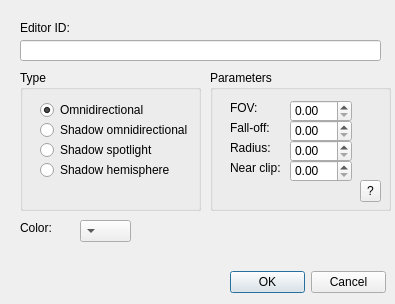
<?xml version="1.0" encoding="UTF-8"?>
<ui version="4.0">
 <class>LIGHeditor</class>
 <widget class="QDialog" name="LIGHeditor">
  <property name="geometry">
   <rect>
    <x>0</x>
    <y>0</y>
    <width>395</width>
    <height>304</height>
   </rect>
  </property>
  <property name="windowTitle">
   <string>Dialog</string>
  </property>
  <widget class="QLabel" name="label">
   <property name="geometry">
    <rect>
     <x>20</x>
     <y>20</y>
     <width>60</width>
     <height>16</height>
    </rect>
   </property>
   <property name="text">
    <string>Editor ID:</string>
   </property>
  </widget>
  <widget class="QLineEdit" name="editEDID">
   <property name="geometry">
    <rect>
     <x>20</x>
     <y>40</y>
     <width>361</width>
     <height>21</height>
    </rect>
   </property>
  </widget>
  <widget class="QGroupBox" name="groupBox_5">
   <property name="geometry">
    <rect>
     <x>20</x>
     <y>70</y>
     <width>181</width>
     <height>141</height>
    </rect>
   </property>
   <property name="title">
    <string>Type</string>
   </property>
   <widget class="QRadioButton" name="rdb_collision">
    <property name="geometry">
     <rect>
      <x>20</x>
      <y>30</y>
      <width>120</width>
      <height>20</height>
     </rect>
    </property>
    <property name="text">
     <string>Omnidirectional</string>
    </property>
    <property name="checked">
     <bool>true</bool>
    </property>
   </widget>
   <widget class="QRadioButton" name="rdb_boundingBox">
    <property name="geometry">
     <rect>
      <x>20</x>
      <y>70</y>
      <width>170</width>
      <height>20</height>
     </rect>
    </property>
    <property name="text">
     <string>Shadow spotlight</string>
    </property>
    <property name="checked">
     <bool>false</bool>
    </property>
   </widget>
   <widget class="QRadioButton" name="rdb_filter">
    <property name="geometry">
     <rect>
      <x>20</x>
      <y>90</y>
      <width>140</width>
      <height>20</height>
     </rect>
    </property>
    <property name="text">
     <string>Shadow hemisphere</string>
    </property>
   </widget>
   <widget class="QRadioButton" name="rdb_ground">
    <property name="geometry">
     <rect>
      <x>20</x>
      <y>50</y>
      <width>170</width>
      <height>20</height>
     </rect>
    </property>
    <property name="text">
     <string>Shadow omnidirectional</string>
    </property>
   </widget>
  </widget>
  <widget class="QGroupBox" name="groupBox">
   <property name="geometry">
    <rect>
     <x>210</x>
     <y>70</y>
     <width>181</width>
     <height>141</height>
    </rect>
   </property>
   <property name="title">
    <string>Parameters</string>
   </property>
   <widget class="QLabel" name="label_2">
    <property name="geometry">
     <rect>
      <x>20</x>
      <y>30</y>
      <width>60</width>
      <height>16</height>
     </rect>
    </property>
    <property name="text">
     <string>FOV:</string>
    </property>
   </widget>
   <widget class="QLabel" name="label_3">
    <property name="geometry">
     <rect>
      <x>20</x>
      <y>50</y>
      <width>100</width>
      <height>16</height>
     </rect>
    </property>
    <property name="text">
     <string>Fall-off:</string>
    </property>
   </widget>
   <widget class="QLabel" name="label_4">
    <property name="geometry">
     <rect>
      <x>20</x>
      <y>70</y>
      <width>100</width>
      <height>16</height>
     </rect>
    </property>
    <property name="text">
     <string>Radius:</string>
    </property>
   </widget>
   <widget class="QLabel" name="label_5">
    <property name="geometry">
     <rect>
      <x>20</x>
      <y>90</y>
      <width>100</width>
      <height>16</height>
     </rect>
    </property>
    <property name="text">
     <string>Near clip:</string>
    </property>
   </widget>
   <widget class="QToolButton" name="toolButton">
    <property name="geometry">
     <rect>
      <x>150</x>
      <y>110</y>
      <width>21</width>
      <height>22</height>
     </rect>
    </property>
    <property name="text">
     <string>?</string>
    </property>
   </widget>
   <widget class="QDoubleSpinBox" name="sbFOV">
    <property name="geometry">
     <rect>
      <x>80</x>
      <y>30</y>
      <width>62</width>
      <height>22</height>
     </rect>
    </property>
   </widget>
   <widget class="QDoubleSpinBox" name="sbFalloff">
    <property name="geometry">
     <rect>
      <x>80</x>
      <y>50</y>
      <width>62</width>
      <height>22</height>
     </rect>
    </property>
   </widget>
   <widget class="QDoubleSpinBox" name="sbRadius">
    <property name="geometry">
     <rect>
      <x>80</x>
      <y>70</y>
      <width>62</width>
      <height>22</height>
     </rect>
    </property>
   </widget>
   <widget class="QDoubleSpinBox" name="sbNearClip">
    <property name="geometry">
     <rect>
      <x>80</x>
      <y>90</y>
      <width>62</width>
      <height>22</height>
     </rect>
    </property>
   </widget>
  </widget>
  <widget class="QLabel" name="label_6">
   <property name="geometry">
    <rect>
     <x>20</x>
     <y>220</y>
     <width>49</width>
     <height>16</height>
    </rect>
   </property>
   <property name="text">
    <string>Color:</string>
   </property>
  </widget>
  <widget class="QDialogButtonBox" name="buttonBox">
   <property name="geometry">
    <rect>
     <x>230</x>
     <y>270</y>
     <width>156</width>
     <height>24</height>
    </rect>
   </property>
   <property name="standardButtons">
    <set>QDialogButtonBox::Cancel|QDialogButtonBox::Ok</set>
   </property>
  </widget>
  <widget class="QToolButton" name="toolButton_2">
   <property name="geometry">
    <rect>
     <x>80</x>
     <y>220</y>
     <width>51</width>
     <height>22</height>
    </rect>
   </property>
   <property name="layoutDirection">
    <enum>Qt::RightToLeft</enum>
   </property>
   <property name="text">
    <string/>
   </property>
   <property name="toolButtonStyle">
    <enum>Qt::ToolButtonTextBesideIcon</enum>
   </property>
   <property name="arrowType">
    <enum>Qt::DownArrow</enum>
   </property>
  </widget>
 </widget>
 <resources/>
 <connections/>
</ui>
